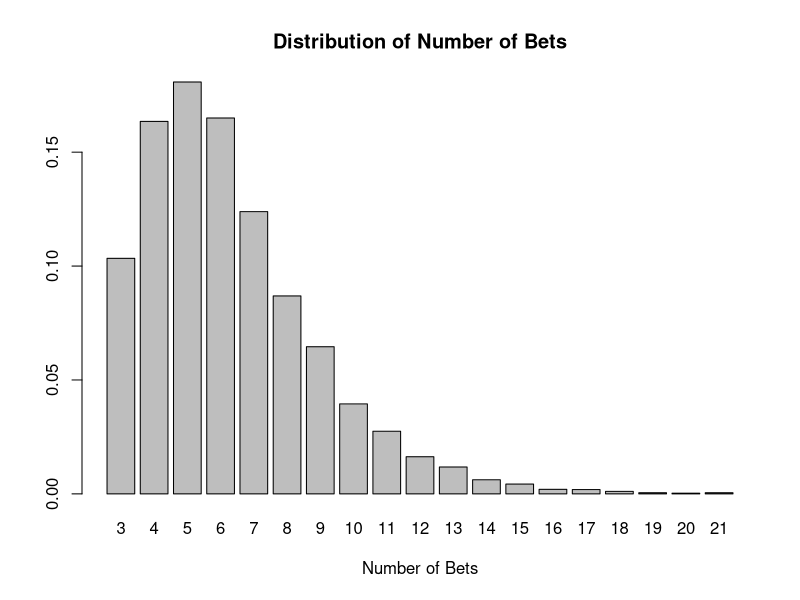

Here is the R script that generated this plot:
## ---- chunk 1
N <- 10000
num_trials <- numeric(N)

for (i in 1:N) {
  wins <- 0
  trials <- 0
  while (wins < 3) {
    wins <- wins + sample(0:1, 1, T, c(20/38, 18/38))
    trials <- trials + 1
  }
  num_trials[i] <- trials
}
barplot(prop.table(table(num_trials)), main="Distribution of Number of Bets", xlab = "Number of Bets")
## ---- chunk 2
sum(choose(20 + 2*(0:1000) - 1, 19)*(.8)^20*(.2)^(2*(0:1000)))
